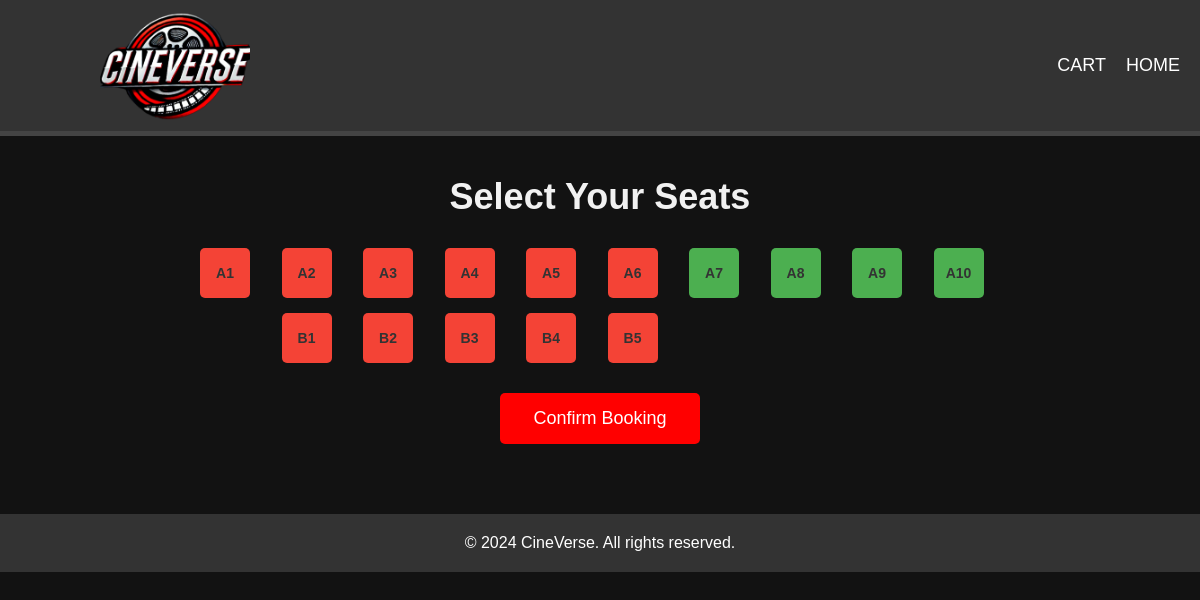
/bookseat.php?showtime_id=1, run on the app's committed database.
### tables this page shows
CREATE TABLE `seat_showtime` (
  `id` int(11) NOT NULL,
  `seat_id` int(11) NOT NULL,
  `showtime_id` int(11) NOT NULL,
  `status` enum('empty','booked') DEFAULT 'empty'
);

CREATE TABLE `seat` (
  `seat_id` int(11) NOT NULL,
  `theater_id` int(11) NOT NULL,
  `seat_name` varchar(50) NOT NULL,
  `status` varchar(30) NOT NULL DEFAULT 'empty'
);

### bookseat.php (the view, shortened to what this page needs)
<?php
$servername = "localhost";
$username = "root";
$password = "";
$dbname = "cineverse";
$conn = new mysqli($servername, $username, $password, $dbname);
$showtime_id = isset($_GET['showtime_id']) ? $_GET['showtime_id'] : 0;
if ($showtime_id) {
    $sql = "SELECT seat.seat_id, seat.seat_name, ss.status
            FROM seat
            JOIN seat_showtime ss ON seat.seat_id = ss.seat_id
            WHERE ss.showtime_id = $showtime_id";
    $result = $conn->query($sql);
} else {
    echo "Invalid showtime ID.";
    exit;
}
?>
<!DOCTYPE html>
<html lang="en">
<head>
    <link rel="stylesheet" href="assets/css/bookseat.css">
</head>
<body>
    <header>
        <div class="logo">
        <img src="assets/images/logo4.png" alt="logo" class="logo-image" />
        </div>
        <nav>
            <ul>
                <li><a href="cart.php">CART</a></li>
                <li><a href="index.php">HOME</a></li>
            </ul>
        </nav>
    </header>
    <div class="book-seat-container">
        <h1>Select Your Seats</h1>
        <form method="POST">
            <div class="seat-grid">
                <?php
                if ($result && $result->num_rows > 0) {
                    $rowCount = 0;
                    while ($row = $result->fetch_assoc()) {
                        $seat_class = '';
                        if ($row['status'] == 'booked') {
                            $seat_class = 'booked';
                        } else {
                            $seat_class = 'available';
                        }
                        echo '<label class="seat ' . $seat_class . '">
                                <input type="checkbox" name="selected_seats[]" value="' . $row["seat_id"] . '" ' . ($row['status'] == 'booked' ? 'disabled' : '') . '>
                                <span class="seat-number">' . $row["seat_name"] . '</span>
                            </label>';
                        $rowCount++;
                        if ($rowCount % 10 == 0) {
                            echo '<br>';
                        }
                    }
                } else {
                    echo "No available seats for this showtime.";
                }
                ?>
            </div>
            <button type="submit"
                class="book-btn-red"
                style="background-color: #f00; color: white; padding: 15px 30px; font-size: 18px; border: none; border-radius: 5px; cursor: pointer; transition: background-color 0.3s ease; width: 200px; margin-top: 30px; margin-bottom: 30px; display: block; margin-left: auto; margin-right: auto; text-align: center;">
                Confirm Booking
            </button>
        </form>
    </div>
    <footer>
        <p>&copy; 2024 CineVerse. All rights reserved.</p>
    </footer>
</body>
</html>

### assets/css/bookseat.css (style rules this page uses)
* { margin: 0; padding: 0; box-sizing: border-box; }
body { font-family: 'Arial', sans-serif; background-color: #121212; color: #f1f1f1; }
header { background-color: #333; color: white; padding: 10px 20px; display: flex; justify-content: space-between; align-items: center; border-bottom: 5px solid #444; }
.logo { display: flex; align-items: center; width: 50%; }
.logo img { max-width: 100%; height: auto; }
.logo-image { width: 150px; height: auto; margin-left: 80px; }
header nav ul { list-style: none; padding: 0; margin: 0; display: flex; }
header nav ul li { margin-left: 20px; }
header nav ul li a { color: white; text-decoration: none; font-size: 18px; }
.book-seat-container { text-align: center; padding: 40px 20px; }
.book-seat-container h1 { font-size: 36px; margin-bottom: 30px; color: #f1f1f1; }
.seat-grid { display: grid; grid-template-columns: repeat(10, 1fr); gap: 15px; margin: 30px auto; max-width: 800px; }
.seat { display: flex; justify-content: center; align-items: center; height: 50px; width: 50px; background-color: #f1f1f1; border-radius: 5px; cursor: pointer; transition: background-color 0.3s ease, transform 0.3s ease; }
.seat-number { font-size: 14px; color: #333; font-weight: bold; }
.seat.available { background-color: #4CAF50; }
.seat.booked { background-color: #f44336; pointer-events: none; }
footer { text-align: center; padding: 20px; background-color: #333; color: white; }

### data on the page
seat_showtime: seat.seat_name "A1"
seat_showtime: seat.seat_name "A2"
seat_showtime: seat.seat_name "A3"
seat_showtime: seat.seat_name "A4"
seat_showtime: seat.seat_name "A5"
seat_showtime: seat.seat_name "A6"
seat_showtime: seat.seat_name "A7"
seat_showtime: seat.seat_name "A8"
seat_showtime: seat.seat_name "A9"
seat_showtime: seat.seat_name "A10"
seat_showtime: seat.seat_name "B1"
seat_showtime: seat.seat_name "B2"
seat_showtime: seat.seat_name "B3"
seat_showtime: seat.seat_name "B4"
seat_showtime: seat.seat_name "B5"
